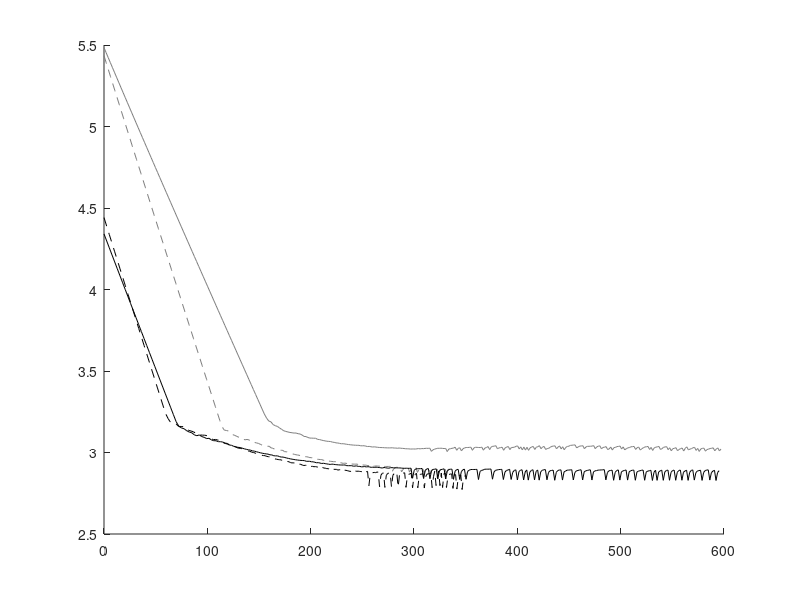
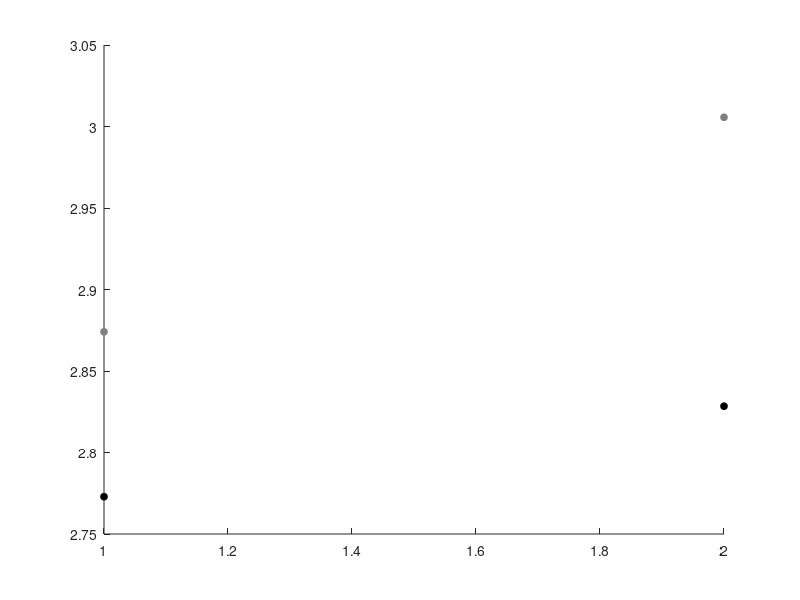
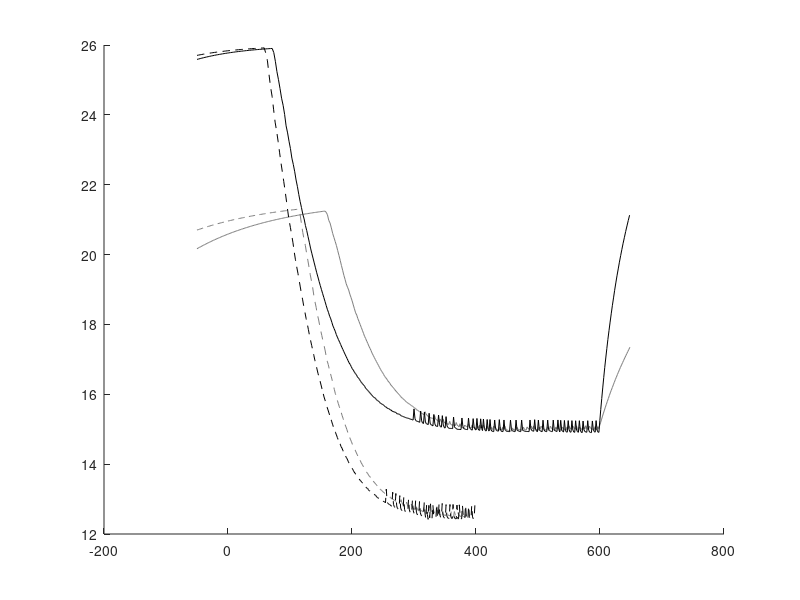
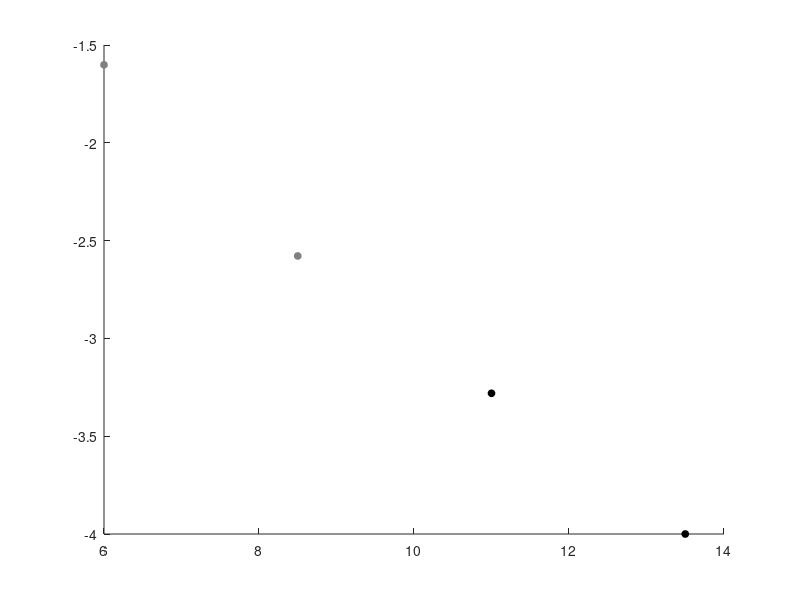

The MATLAB script that drew these images, in order: (Note: this script raises an error after producing the figures.)
clear all
clc
close all
x_width=8 ;y_width=3; % figure dimensions (cms)
fonts=8; % fontsize of x and y labels
fonts_ticks=7;
lw=1;
lstyle={'--','-'};

load('Fig5_1_Effect_of_car_following.mat')

figure(13)
hold on
plot(x_traj_thw_normal_1,y_traj_thw_normal_1,...
    'Color',[0.5,0.5,0.5],'LineStyle',lstyle{1})
plot(x_traj_thw_normal_2,y_traj_thw_normal_2,...
    'Color',[0.5,0.5,0.5],'LineStyle',lstyle{2})
plot(x_traj_thw_sport_1,y_traj_thw_sport_1,...
    'Color',[0,0,0],'LineStyle',lstyle{1})
plot(x_traj_thw_sport_2,y_traj_thw_sport_2,...
    'Color',[0,0,0],'LineStyle',lstyle{2})

figure(14)
hold on
plot(x_point_thw_normal_1,y_point_thw_normal_1,...
    'o','MarkerFaceColor',[0.5,0.5,0.5],...
    'MarkerEdgeColor',[0.5,0.5,0.5],'MarkerSize',5)
plot(x_point_thw_normal_2,y_point_thw_normal_2,...
    'o','MarkerFaceColor',[0.5,0.5,0.5],...
    'MarkerEdgeColor',[0.5,0.5,0.5],'MarkerSize',5)
plot(x_point_thw_sport_1,y_point_thw_sport_1,...
    'o','MarkerFaceColor',[0,0,0],'MarkerEdgeColor',[0,0,0],'MarkerSize',5)
plot(x_point_thw_sport_2,y_point_thw_sport_2,...
    'o','MarkerFaceColor',[0,0,0],'MarkerEdgeColor',[0,0,0],'MarkerSize',5)

figure(15)
hold on
plot(x_traj_speed_normal_1,y_traj_speed_normal_1,...
    'Color',[0.5,0.5,0.5],'LineStyle',lstyle{1})
plot(x_traj_speed_normal_2,y_traj_speed_normal_2,...
    'Color',[0.5,0.5,0.5],'LineStyle',lstyle{2})
plot(x_traj_speed_sport_1,y_traj_speed_sport_1,...
    'Color',[0,0,0],'LineStyle',lstyle{1})
plot(x_traj_speed_sport_2,y_traj_speed_sport_2,...
    'Color',[0,0,0],'LineStyle',lstyle{2})

figure(16)
hold on
plot(x_point_decel_brake_normal,y_point_decel_brake_normal,...
    'o','MarkerFaceColor',[0.5,0.5,0.5],...
    'MarkerEdgeColor',[0.5,0.5,0.5],'MarkerSize',5)
plot(x_point_decel_brake_sport,y_point_decel_brake_sport,...
    'o','MarkerFaceColor',[0,0,0],'MarkerEdgeColor',[0,0,0],'MarkerSize',5)

Fig5_1_Plotting_details
